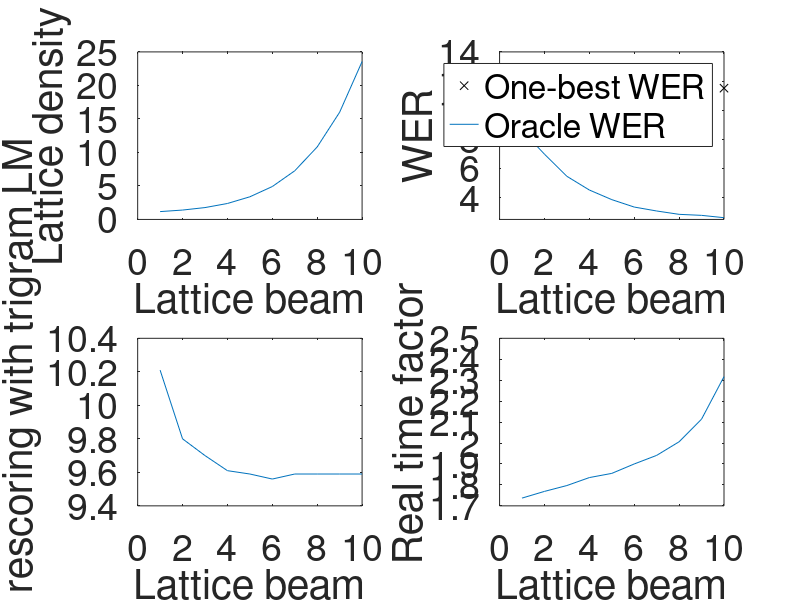
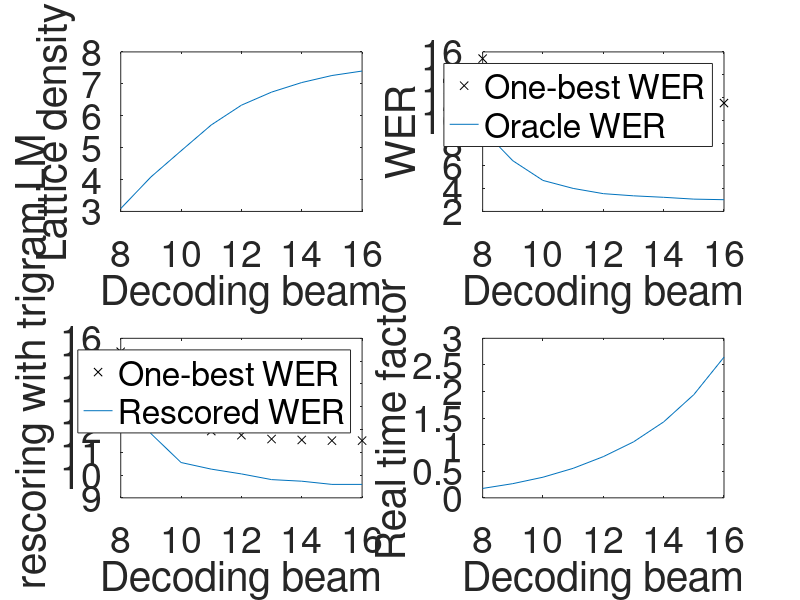

MATLAB code for these plots, in order:
# run this in octave




%beam = [15.0         15.0       15.0       15.0       15.0         15.0        15.0        15.0        15.0         15.0]

latbeam = [10.0          9.0        8.0        7.0        6.0          5.0         4.0         3.0         2.0          1.0 ];
density =  [23.56        16.0       10.82       7.26       4.91         3.38        2.38        1.77        1.4          1.17];
realtime = [2.317        2.114      2.006      1.941      1.900        1.855       1.835       1.797       1.769        1.737];
baseline_err = [  11.51        11.51      11.51      11.51      11.51        11.51       11.51       11.51       11.51        11.51 ];
baseline_num_err =[  227          227        227         227        227          227          227        227          227         227];
oracle = [  2.62         2.78       2.85       3.08       3.35         3.86        4.52        5.46        6.98         8.62 ];
num_err = [93           96         96         101        105          116         129         147         168          191];
rescore_err =[ 9.59         9.59       9.59       9.59       9.56         9.59        9.61        9.70        9.80        10.21  ];
rescore_utt_wrong = [205          205          205        205       204          204         204         202         205          212 ];;

labelsz = 27;
figure(1)
hold off

set(1,"Defaulttextfontsize",labelsz) 
set(1,"Defaultaxesfontsize",labelsz) 

subplot(2,2,1)
plot(latbeam, density)
xlabel('Lattice beam');
ylabel('Lattice density');
subplot(2,2,2)
plot(latbeam, baseline_err, 'kx');
hold on
plot(latbeam, oracle);
hold off
set(gca(), "ylim", [2.5, 14.0]);
legend('One-best WER','Oracle WER')
xlabel('Lattice beam');
ylabel('WER');
subplot(2, 2, 3);
plot(latbeam, rescore_err);
xlabel('Lattice beam');
ylabel('WER, rescoring with trigram LM');
subplot(2, 2, 4);
plot(latbeam, realtime);
xlabel('Lattice beam');
ylabel('Real time factor');

print -F:23  -deps 'latbeam.eps'



decode_beam = [16.0        15.0          14.0       13.0      12.0         11.0         10.0       9.0          8.0];
%lattice beam: 7.0         7.0           7.0        7.0       7.0          7.0          7.0       7.0          7.0 0
density = [ 7.4         7.26          7.04       6.74      6.33         5.71         4.9       4.08         3.09 ];
realtime = [ 2.646       1.941         1.428      1.052     0.775        0.555        0.388     0.267        0.177 ];
wer = [ 11.51        11.51        11.54      11.58     11.75        11.93        12.32      13.47        15.41 ];
%227          227          227        227       228          228          229        236          246
oracle = [ 3.03         3.08         3.24       3.37      3.56         4.02         4.72       6.45         9.18 ];
%100          101          105        108       112          119          128        153          184
rescore = [ 9.59         9.59         9.73       9.80      10.05        10.26        10.55      11.82        13.79  ];
%205          205          206        206       207          209          208        220          235


subplot(2,2,1)
plot(decode_beam, density)
xlabel('Decoding beam');
ylabel('Lattice density');
subplot(2,2,2)
plot(decode_beam, wer, 'kx');
hold on
plot(decode_beam, oracle);
legend('One-best WER', 'Oracle WER')
xlabel('Decoding beam');
ylabel('WER');
hold off
subplot(2, 2, 3);
plot(decode_beam, wer, 'kx');
hold on
plot(decode_beam, rescore);
legend('One-best WER', 'Rescored WER')
xlabel('Decoding beam');
ylabel('WER, rescoring with trigram LM');
hold off
subplot(2, 2, 4);
plot(decode_beam, realtime);
xlabel('Decoding beam');
ylabel('Real time factor');

print -F:23  -deps 'decodebeam.eps'



